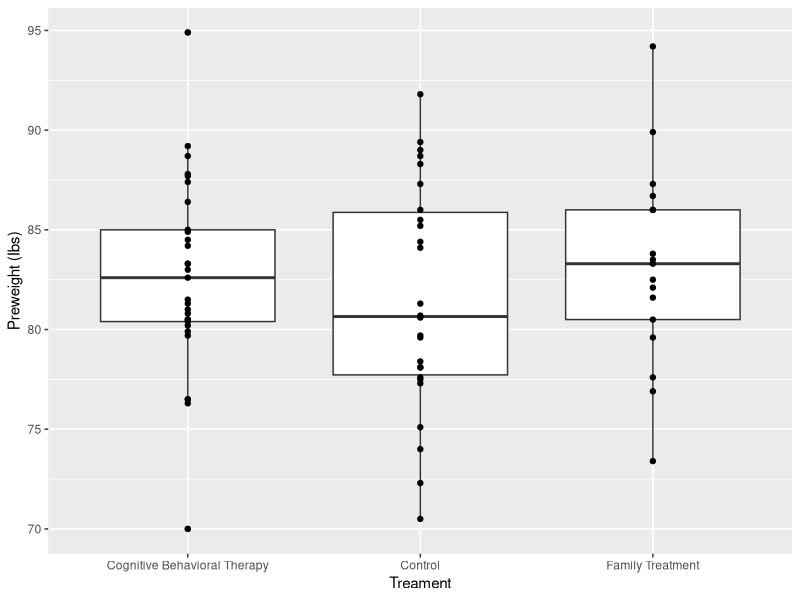

Recreate this plot in R.
library(MASS)
library(ggplot2)

head(anorexia)

ggplot(anorexia,aes(x=Treat,y=Prewt)) +
  geom_boxplot() +
  geom_point() +
  labs(x="Treament",y="Preweight (Ibs)") +
  scale_x_discrete(labels=c("Cognitive Behavioral Therapy","Control","Family Treatment"))
